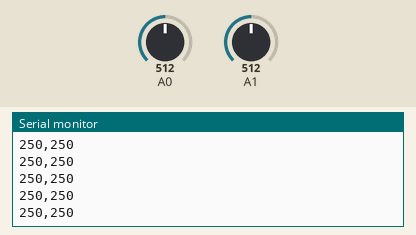
The sketch below on a simulated Arduino Uno, built with avr-gcc and run on an emulated ATmega328P. On the bench: the last lines printed to the serial monitor. Inputs (shaded band) come from the test bench; at power-on: A0 = 512, A1 = 512.

Above: at 1.3 s.
1.4 s: A0 set to 716
At 1.41 s:
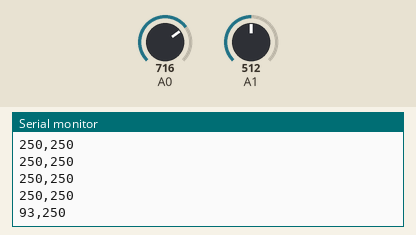
2.9 s: A1 set to 716
At 2.92 s:
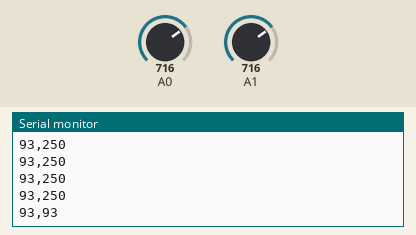
4.4 s: A0 set to 900
At 4.43 s:
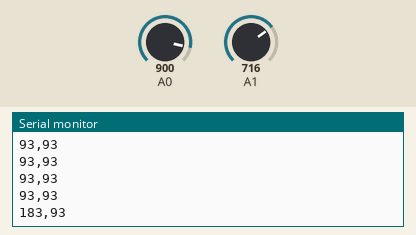
5.9 s: A1 set to 900
At 5.93 s:
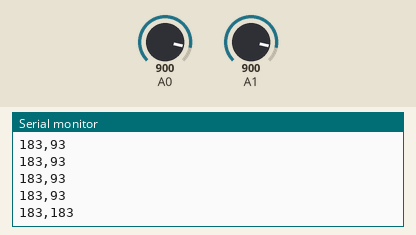
Timing chart, 0 to 8.4 s (numbered marks = the images above; inputs shaded):
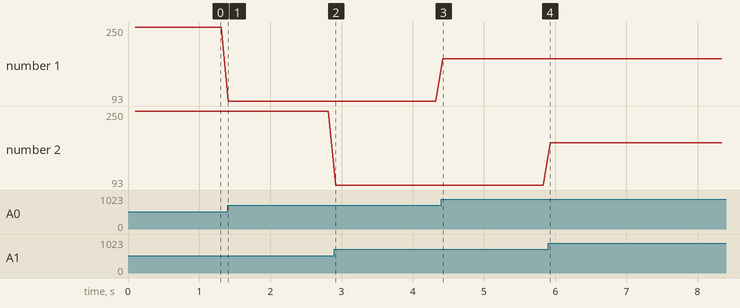

Measured:
- after the input at 1.4 s, the serial monitor: prints a new line at once (image 1)
- after the input at 2.9 s, the serial monitor: prints a new line at once (image 2)
- after the input at 4.4 s, the serial monitor: prints a new line at once (image 3)
- after the input at 5.9 s, the serial monitor: prints a new line at once (image 4)
- plotted number 1: 250 → 93 after the input at 1.4 s, 93 → 183 after the input at 4.4 s

The sketch:

MY_MAIN.ino
```cpp
//khai bao bien toan cuc
int adc[2];
float Tam;
byte NhietDo[2];
char Chuoi[20];

/*
  SerialEvent occurs whenever a new data comes in the hardware serial RX. This
  routine is run between each time loop() runs, so using delay inside loop can
  delay response. Multiple bytes of data may be available.
*/
void serialEvent()
{
  while (Serial.available())
  {
    // get the new byte:
    char inChar = (char)Serial.read();

    // do something about it:
    if (inChar != '\n')
    {

    }
  }
}

void setup()
{
  // put your setup code here, to run once:

  Serial.begin(9600); delay(100);

}

void loop()
{
  // put your main code here, to run repeatedly:
  /*
   * ta co: cu 1023[adc] thi tuong ung 5000mv
   * vay  voi adc thi tuong ung bao nhieu a mv?
   * => a = (adc * 5000)/1023
   * theo datasheet ta co:
   * cu  10mv thi tuong ung 1 do C
   * vay (adc * 5000)/1023 thi tuong ung b do C
   * => b = (adc * 5000)/1023/10 = (adc*500)/1023
   */

  adc[0] = analogRead(A0);
  Tam =  (adc[0]*500.0)/1023.0;
  NhietDo[0] = Tam;

  adc[1] = analogRead(A1);
  Tam =  (adc[1]*500.0)/1023.0;
  NhietDo[1] = Tam;

  sprintf(Chuoi,"%d,%d\n",NhietDo[0],NhietDo[1]);
  Serial.print(Chuoi);
  delay(100);


}
```
